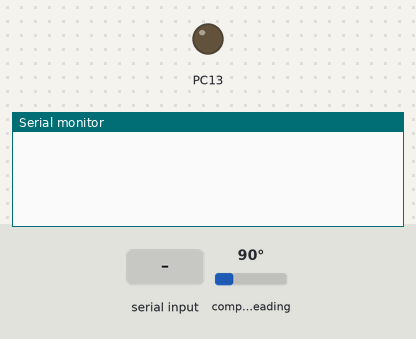
The sketch below on a simulated STM32 Blue Pill. Parts: output pins drawn as LEDs (lit = HIGH), the last lines printed to the serial monitor. Inputs (shaded band) come from the test bench; at power-on: compass heading 90°.

Above: at 1.2 s.
1.3 s: "ON\n" received over Serial
At 2.6 s:
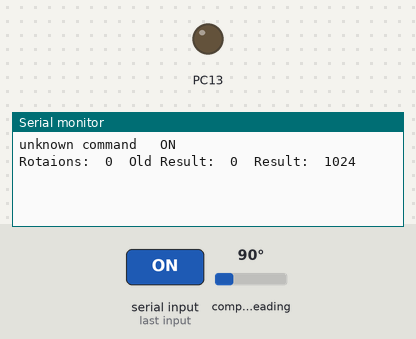
3.8 s: "OFF\n" received over Serial
At 5.7 s:
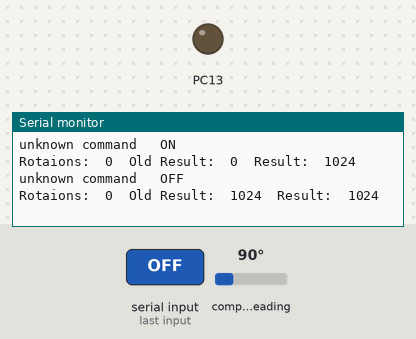
6.3 s: "90,45\n" received over Serial
At 7.6 s:
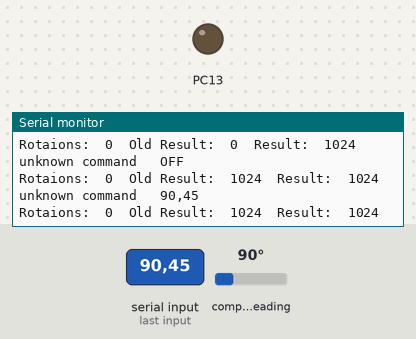

The sketch:

serial_reciever_transmitter_for_encoder.ino
```cpp
#include "AS5600.h"
#include "Wire.h"

String myCmd;
String oldResult ="";
String Result="";

AS5600 as5600;
int Rotation = 0;
int int_Result = 0;
int int_oldResult = 0;

void setup() {
  //serial com setup
  Serial.begin(115200);
  as5600.begin(4);
  pinMode(PC13, OUTPUT);
  as5600.setDirection(AS5600_CLOCK_WISE);
}


void get_encoder_poition(void){
  oldResult = Result;
  Result = as5600.readAngle();
  int_Result = Result.toInt();
  int_oldResult = oldResult.toInt();

  if (3572<int_oldResult  &&  int_Result<500){
   Rotation = Rotation +1;
  }
  if (int_oldResult<500   && 3572<int_Result){
    Rotation = Rotation -1;
  }
}


void loop() {// constantly checks if there is any serial com
  while(Serial.available()==0){
      //loop while no data
  }
  myCmd = Serial.readStringUntil('\r');
  if (myCmd == "ON"){
    digitalWrite(PC13, LOW);
    Serial.print("LED is ON\t encoder:");
  }
  if (myCmd == "OFF"){
    digitalWrite(PC13, HIGH);
    Serial.print("LED is OFF\t encoder:");
  }
  else if(myCmd != "ON" && myCmd !="OFF"&& myCmd !="REQ"){
    Serial.print("unknown command\t "+ myCmd);
  }
  get_encoder_poition();
  Serial.print("Rotaions:\t");
  Serial.print((int)Rotation);
  Serial.print("\tOld Result:\t");
  Serial.print((int)int_oldResult);
  Serial.print("\tResult:\t");
  Serial.println((int)int_Result);
  while(Serial.available()==1){
    char t = Serial.read();
  }

}
```

Measured:
- after the input at 1.3 s, the serial monitor: prints a new line after 1.0 s (image 1)
- after the input at 3.8 s, the serial monitor: prints a new line after 1.0 s (image 2)
- after the input at 6.3 s, the serial monitor: prints a new line after 1.0 s (image 3)
